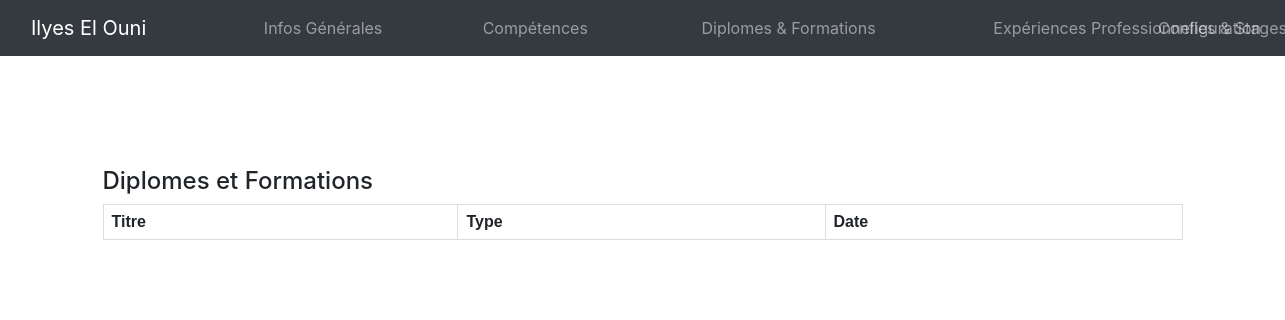
/cv/DiplomesEtFormations/, run on an earlier commit of the app's database.
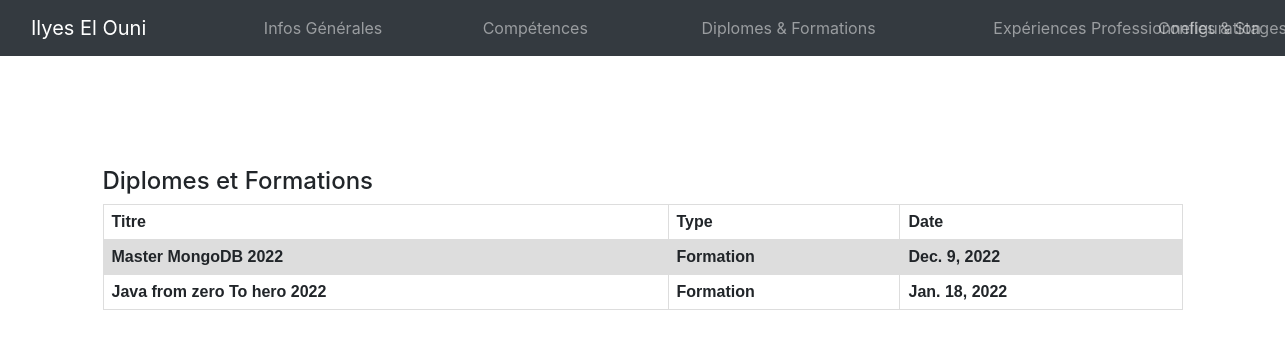
And on a later commit of the database.
### configuration/models.py (models this page shows, shortened)
class diplomesFormations(models.Model):
    Titre = models.CharField(max_length=100)
    Type =  models.ForeignKey('Types', on_delete=models.CASCADE,)
    date = models.DateField()

class Types(models.Model):
    nom = models.CharField(max_length=100)

### cv/views.py (the view)
# urls.py: path('DiplomesEtFormations/', views.list_diplomesEtformations, name='DiplomesEtFormations'),
def list_diplomesEtformations(request):
    listeDiplomesFormations = diplomesFormations.objects.all().values()
    listeTypes = Types.objects.all().values()
    context = {
    'listeDiplomesFormations': listeDiplomesFormations,
    'listeTypes': listeTypes,
    }
    return render(request, 'diplomesFormations.html', {'data':context})

### cv/templates/diplomesFormations.html (shortened to what this page needs)
<html>
<head>
    {% load static %}
    <link rel="stylesheet" href="{% static '../static/css/style.css' %}">
    <link rel="stylesheet" href="{% static '../static/css/bootstrap.min.css' %}">
</head>
<body>
    {% include "navbar.html" %}
      <div class="container">
       <div style="margin-top: 10%;">
        <div class="col-md-12">
            <h4>Diplomes et Formations</h4>
        </div>
        <div class="col-md-12 d-flex justify-content-center ">
            <table>
                <tr>
                    <th>Titre</th>
                    <th>Type</th>
                    <th>Date</th>
                </tr>
                {% for a in data.listeDiplomesFormations %}
                <tr>
                    <th>{{a.Titre}}</th>
                    {% for type in data.listeTypes %}
                        {% if type.id == a.Type_id %}
                            <th>{{type.nom}}</th>
                        {% endif %}
                    {% endfor %}
                    <th>{{a.date}}</th>
                </tr>
                {% endfor %}
            </table>
        </div>
    </div>
  </div>
</body>

What changed in the data, as far as the page shows it:
added diplomesFormations: Titre "Master MongoDB 2022", date "Dec. 9, 2022"
added Types: nom "Formation"
added diplomesFormations: Titre "Java from zero To hero 2022", date "Jan. 18, 2022"
